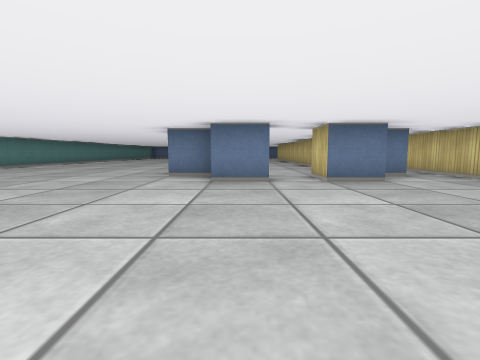
view 1 (above)

24 first-person views from a walk through a cub3D level. The camera is about half as high as the walls, tilts 6° down and sees 85° across. The floor is counted in squares. Each view is taken from the middle of a square. On the plan, view 1 faces up. The plan holds only what a view shows up to about 9 squares ahead; the rest is blank.

view 2
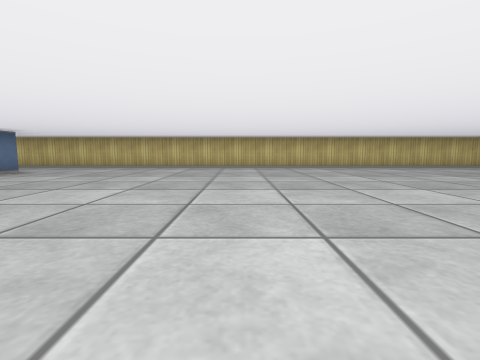

view 3
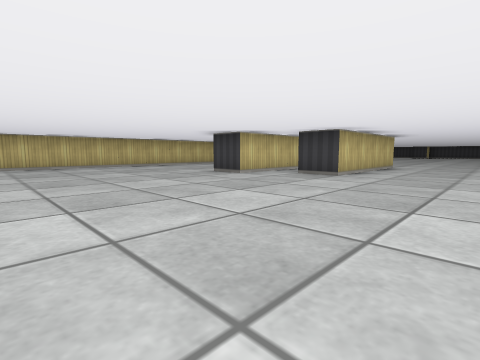

view 4
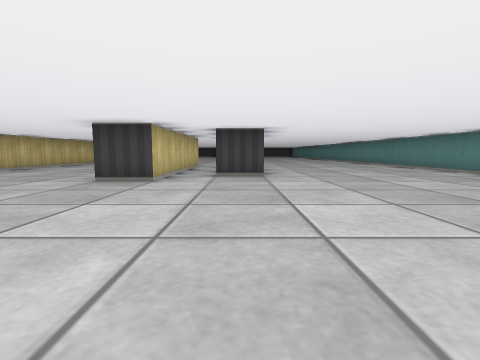

view 5
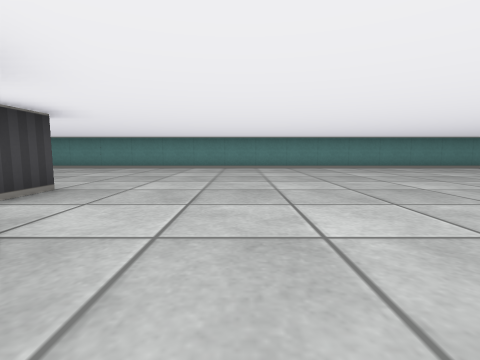

view 6
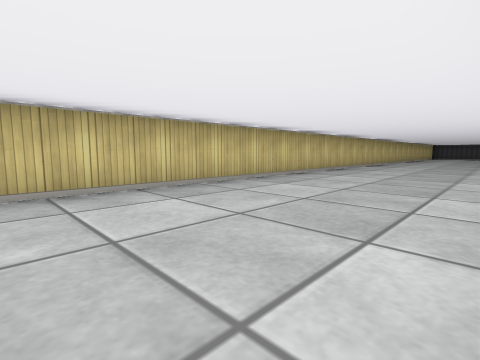

view 7
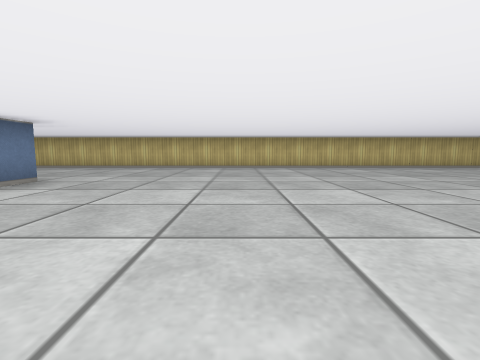

view 8
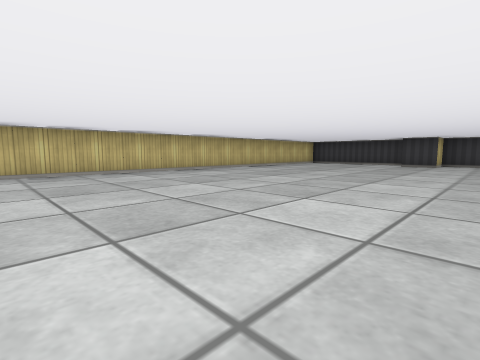

view 9
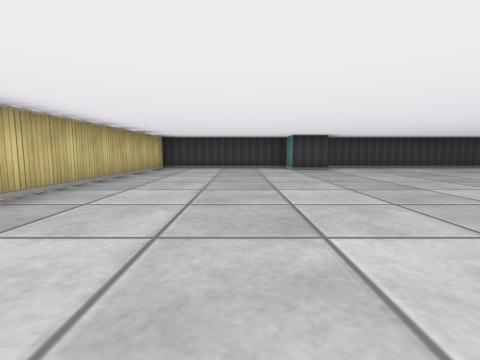

view 10
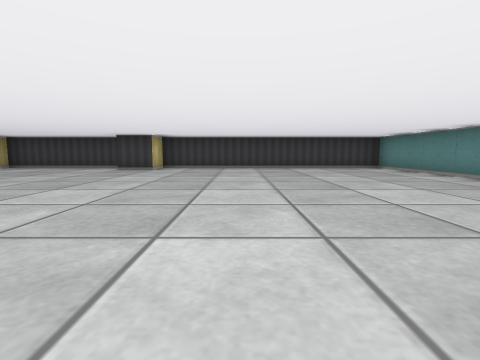

view 11
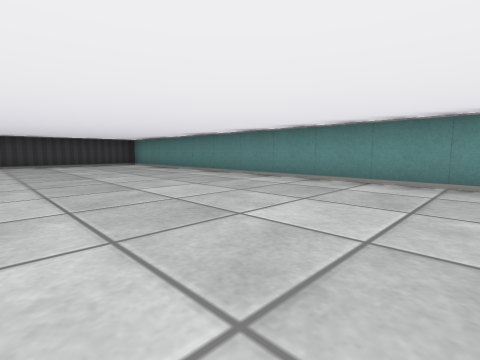

view 12
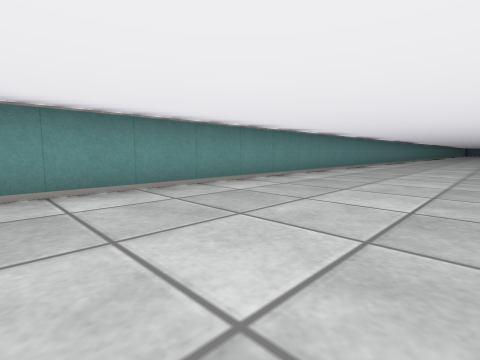

view 13
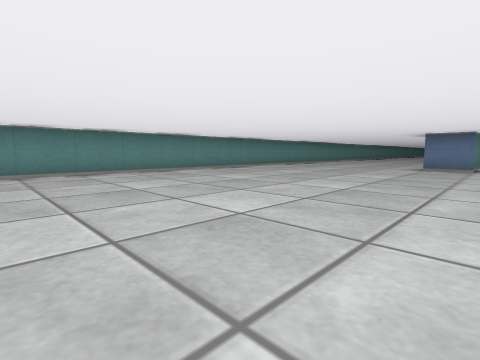

view 14
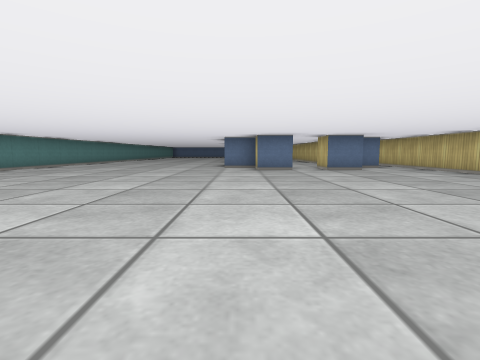

view 15
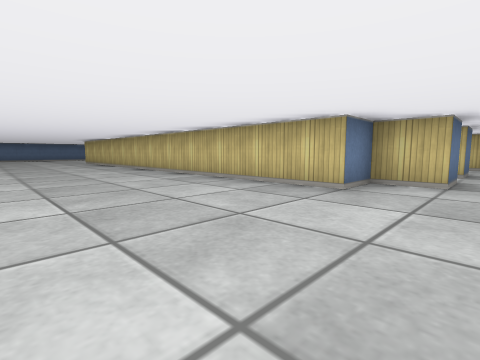

view 16
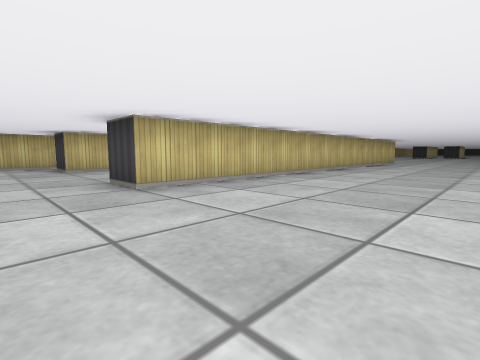

view 17
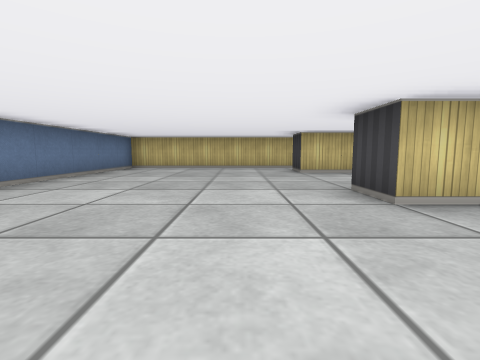

view 18
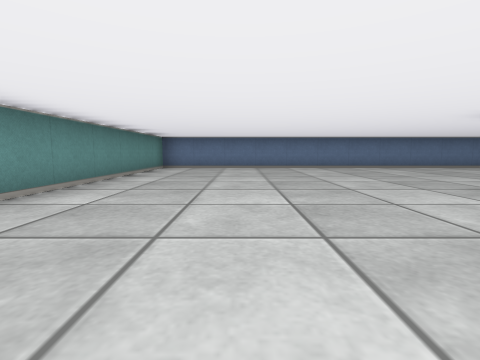

view 19
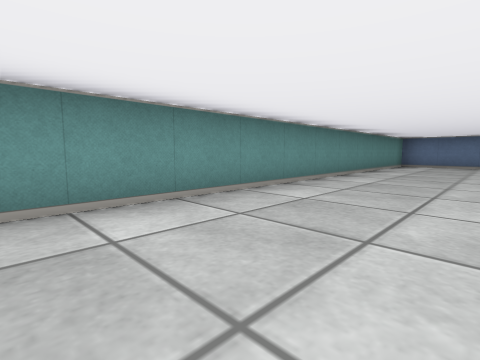

view 20
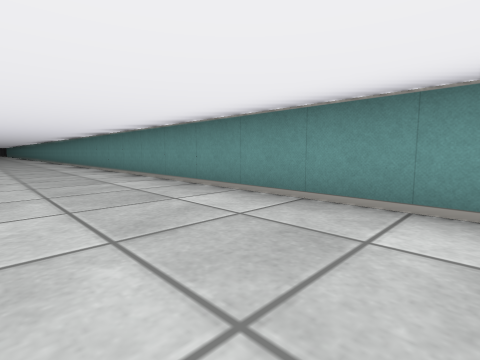

view 21
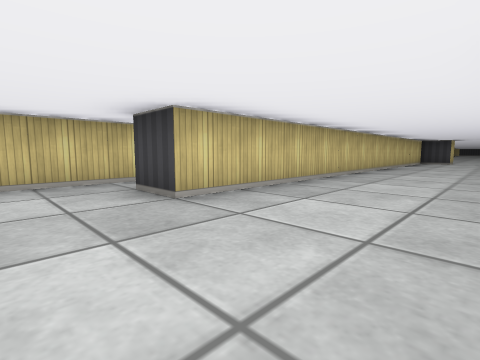

view 22
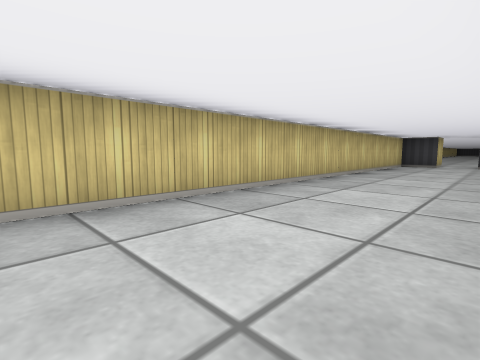

view 23
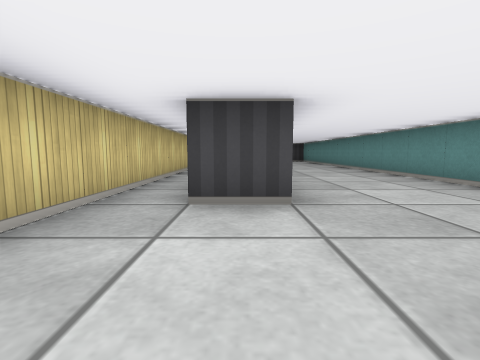

view 24
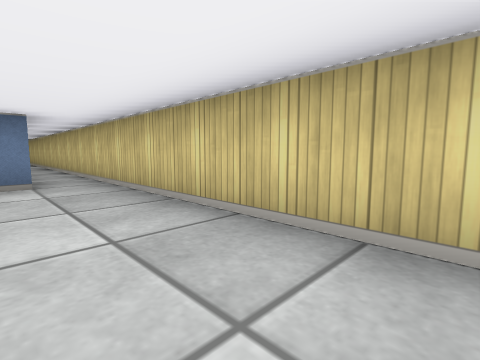

### Floor plan
Points are (right, up) in squares from view 1. A wall is a line through its corners. A room is listed if a view was taken in it or the views show most of it. See-through windows are left out.
Room 1 (views 1, 2, 3, 4, 5, 6, 7, 8, 9, 10, 11, 12, 13, 14, 15, 16, 17, 18, 19, 20, 21, 22, 23, 24)
walls: (-1.5, -10.2) (-1.5, -12.5) (-2.5, -12.5) (-2.5, -8.5) (-1.5, -8.5); (-0.5, -12.1) (-0.5, -7.5) (0.5, -7.5); (0.5, -12.5) (-0.2, -12.5); (0.6, 4.5) (-0.5, 4.5) (-0.5, 5.5) (-1.5, 5.5) (-1.5, 17.5) (-0.5, 17.5); (2.6, 4.5) (1.5, 4.5) (1.5, 5.5) (2.5, 5.5) (2.5, 17.5) (3.5, 17.5); (3.6, 5.5) (2.9, 5.5); (-0.5, 16.2) (-0.5, 10.9); (-0.5, -29.5) (0.5, -29.5) (0.5, -30.5) (4.5, -30.5) (4.5, 22.5) (-7.5, 22.5) (-7.5, -30.5) (-0.5, -30.5) (-0.5, -29.5)

Where each view was taken, in squares from view 1:
view 1: 0 up, 0 right, facing up
view 2: 1 down, 4 left, facing right
view 3: 3 down, 5 left, facing down-right
view 4: 3 down, 2 left, facing down
view 5: 6 down, 1 right, facing left
view 6: 8 down, 1 right, facing down-right
view 7: 16 down, 4 left, facing right
view 8: 19 down, 2 left, facing down-right
view 9: 22 down, 2 right, facing down
view 10: 22 down, 3 left, facing down
view 11: 20 down, 3 left, facing down-left
view 12: 22 down, 4 left, facing up-left
view 13: 21 down, 1 left, facing up-left
view 14: 3 down, 1 left, facing up
view 15: 4 up, 5 left, facing up-right
view 16: 19 up, 5 left, facing down-right
view 17: 19 up, 4 left, facing right
view 18: 14 up, 5 left, facing up
view 19: 12 up, 5 left, facing up-left
view 20: 11 up, 5 left, facing down-left
view 21: 19 up, 0 right, facing down-right
view 22: 16 up, 0 right, facing down-right
view 23: 20 up, 3 right, facing down
view 24: 1 up, 3 right, facing up-right
